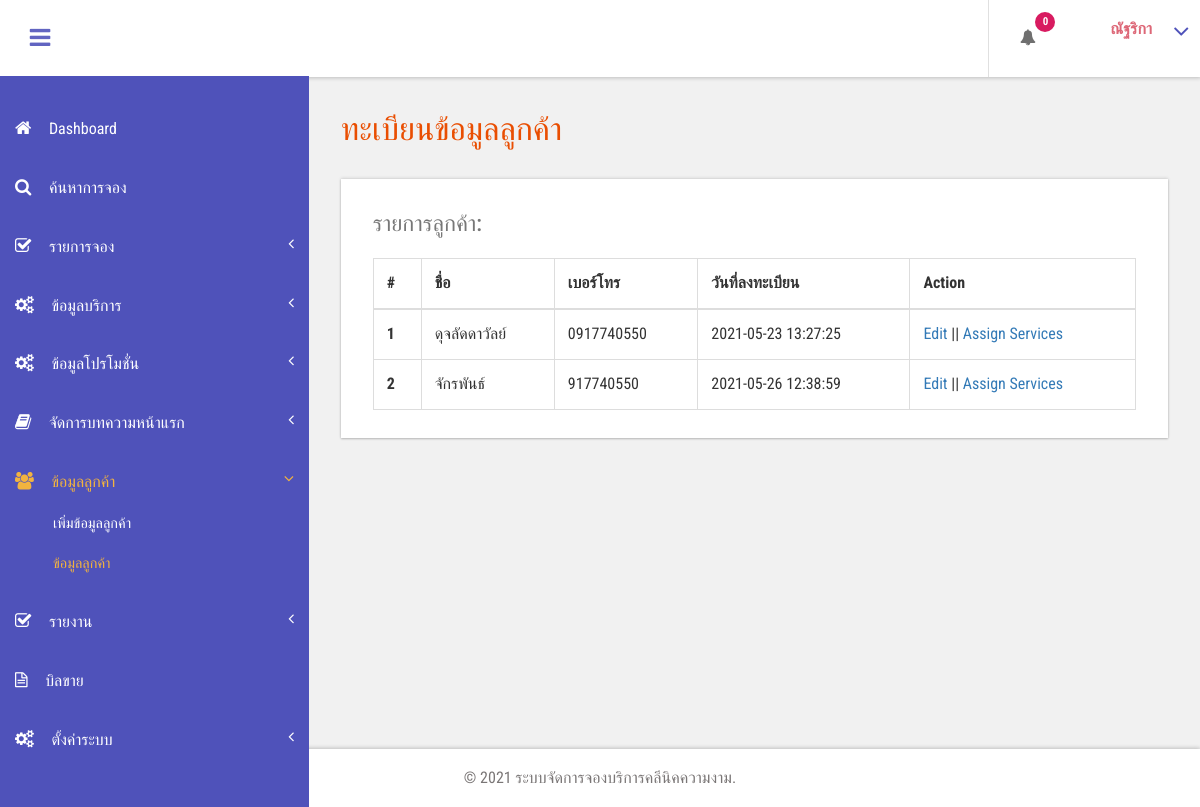
The app's page /admin/customer-list.php (signed in) with its own data.
### tables this page shows
CREATE TABLE `tblcustomers` (
  `ID` int(10) NOT NULL,
  `Name` varchar(120) DEFAULT NULL,
  `Email` varchar(200) DEFAULT NULL,
  `MobileNumber` varchar(10) DEFAULT NULL,
  `Gender` int(1) DEFAULT NULL,
  `Details` mediumtext DEFAULT NULL,
  `CreationDate` timestamp NULL DEFAULT current_timestamp(),
  `UpdationDate` timestamp NULL DEFAULT NULL ON UPDATE current_timestamp()
);

### admin/customer-list.php (the view, shortened to what this page needs)
<?php
include('includes/dbconnection.php');
if (strlen($_SESSION['bpmsaid']==0)) {
  header('location:logout.php');
  } else{
  ?>
<!DOCTYPE HTML>
<html>
<head>
<link href="css/bootstrap.css" rel='stylesheet' type='text/css' />
<link href="css/style.css" rel='stylesheet' type='text/css' />
<link href="css/font-awesome.css" rel="stylesheet">
<link href="css/animate.css" rel="stylesheet" type="text/css" media="all">
<link href="css/custom.css" rel="stylesheet">
</head>
<body class="cbp-spmenu-push">
	<div class="main-content">
		 <?php include_once('includes/sidebar.php');?>
		 <?php include_once('includes/header.php');?>
		<div id="page-wrapper">
			<div class="main-page">
				<div class="tables">
					<h3 class="title1">ทะเบียนข้อมูลลูกค้า</h3>
					<div class="table-responsive bs-example widget-shadow">
						<h4>รายการลูกค้า:</h4>
						<table class="table table-bordered"> <thead> <tr> <th>#</th> <th>ชื่อ</th> <th>เบอร์โทร</th> <th>วันที่ลงทะเบียน</th><th>Action</th> </tr> </thead> <tbody>
<?php
$ret=mysqli_query($con,"select *from  tblcustomers");
$cnt=1;
while ($row=mysqli_fetch_array($ret)) {
?>
						 <tr> <th scope="row"><?php echo $cnt;?></th> <td><?php  echo $row['Name'];?></td> <td><?php  echo $row['MobileNumber'];?></td><td><?php  echo $row['CreationDate'];?></td> <td><a href="edit-customer-detailed.php?editid=<?php echo $row['ID'];?>">Edit</a>  ||  <a href="add-customer-services.php?addid=<?php echo $row['ID'];?>">Assign Services</a></td> </tr>   <?php
$cnt=$cnt+1;
}?></tbody> </table>
					</div>
				</div>
			</div>
		</div>
		 <?php include_once('includes/footer.php');?>
	</div>
</body>
</html>
<?php }  ?>

### admin/includes/header.php (shortened to what this page needs)
<div class="sticky-header header-section ">
      <div class="header-left">
        <button id="showLeftPush"><i class="fa fa-bars"></i></button>
        <div class="clearfix"> </div>
      </div>
      <div class="header-right">
        <div class="profile_details_left">
          <ul class="nofitications-dropdown">
            <?php
$ret1=mysqli_query($con,"select ID,Name from  tblappointment where Status=''");
$num=mysqli_num_rows($ret1);
?>
            <li class="dropdown head-dpdn">
              <a href="#" class="dropdown-toggle" data-toggle="dropdown" aria-expanded="false"><i class="fa fa-bell"></i><span class="badge blue"><?php echo $num;?></span></a>
            </li>
          </ul>
          <div class="clearfix"> </div>
        </div>
        <div class="profile_details">
        <?php
$adid=$_SESSION['bpmsaid'];
$ret=mysqli_query($con,"select AdminName from tbladmin where ID='$adid'");
$row=mysqli_fetch_array($ret);
$name=$row['AdminName'];
?>
          <ul>
            <li class="dropdown profile_details_drop">
              <a href="#" class="dropdown-toggle" data-toggle="dropdown" aria-expanded="false">
                <div class="profile_img">
                  <div class="user-name">
                    <p><?php echo $name; ?></p>
                  </div>
                  <i class="fa fa-angle-down lnr"></i>
                  <div class="clearfix"></div>
                </div>
              </a>
            </li>
          </ul>
        </div>
        <div class="clearfix"> </div>
      </div>
      <div class="clearfix"> </div>
    </div>

### admin/css/style.css (style rules this page uses)
h4, h5, h6, h1, h2, h3 { margin: 0; }
ul, ol { margin: 0; }
p { margin: 0; }
html, body { font-family: 'Roboto Condensed', sans-serif; font-size: 100%; overflow-x: hidden; background: #fff; }
body a { transition: 0.5s all ease; -webkit-transition: 0.5s all ease; -moz-transition: 0.5s all ease; -o-transition: 0.5s all ease; -ms-transition: 0.5s all ease; text-decoration:none; }
h1,h2,h3,h4,h5,h6 { margin:0; }
p { margin:0; }
ul,label { margin:0; padding:0; }
.main-content { position: relative; }
.sticky-header { position: fixed; top: 0; left:0px; width: 100%; z-index: 100; }
.header-section { background:#FFF; box-shadow: 1px 1px 4px rgba(0, 0, 0, 0.21); -webkit-box-shadow: 1px 1px 4px rgba(0, 0, 0, 0.21); -moz-box-shadow: 1px 1px 4px rgba(0, 0, 0, 0.21); -o-box-shadow: 1px 1px 4px rgba(0, 0, 0, 0.21); }
.header-section::after { clear: both; display: block; content: ''; }
.header-left { float: left; width: 45%; }
.header-right { float: right; }
button#showLeftPush { font-size: 1.5em; width: 80px; padding: 0.87em 0; text-align: center; cursor: pointer; float: left; color: #6F6F6F; -moz-transition: all 0.2s ease-out 0s; -webkit-transition: all 0.2s ease-out 0s; transition: all 0.2s ease-out 0s; border: none; background-color: #fff; outline:none; }
.cbp-spmenu-push { overflow-x: hidden; position: relative; }
.cbp-spmenu, .cbp-spmenu-push { -webkit-transition: all 0.3s ease; -moz-transition: all 0.3s ease; transition: all 0.3s ease; }
.cbp-spmenu-push div#page-wrapper { margin: 0 0 0 19.3em; transition:.5s all; -webkit-transition:.5s all; -moz-transition:.5s all; }
.fa { display: inline-block; font-family: FontAwesome; font-style: normal; font-weight: normal; line-height: 1; -webkit-font-smoothing: antialiased; -moz-osx-font-smoothing: grayscale; }
.profile_details_left { float: left; }
li.dropdown.head-dpdn { display: inline-block; padding: 1.7em 0; border-left: 1px solid #E0E0E0; float: left; }
li.dropdown.head-dpdn a.dropdown-toggle { padding: 1.7em 2em; }
i.fa.fa-bell { color:#6F6F6F; }
.header-right span.badge { font-size: 11px; font-weight: bold; color: #FFF; background: #8BC34A; line-height: 15px; width: 20px; height: 20px; border-radius: 2em; -webkit-border-radius: 2em; -moz-border-radius: 2em; -o-border-radius: 2em; text-align: center; display: inline-block; position: absolute; top: 16%; padding: 2px 0 0; }
.header-right span.blue { background-color:#D81B60; }
.profile_details { float: right; }
.profile_details_drop a.dropdown-toggle { display:block; padding: 0.8em 3em 0 2em; }
.user-name { float:left; margin-top:8px; margin-left:11px; height:35px; }
.profile_details ul li { list-style-type:none; position:relative; }
.profile_details li a i.fa.lnr { position: absolute; top: 34%; right: 8%; color: #4F52BA; font-size: 1.6em; }
.user-name p { font-size:1em; color:#DD6777; line-height:1em; font-weight:700; }
.widget-shadow { background-color: #fff; box-shadow: 0 -1px 3px rgba(0,0,0,.12),0 1px 2px rgba(0,0,0,.24); -webkit-box-shadow: 0 -1px 3px rgba(0,0,0,.12),0 1px 2px rgba(0,0,0,.24); -moz-box-shadow: 0 -1px 3px rgba(0,0,0,.12),0 1px 2px rgba(0,0,0,.24); }
h3.title1 { font-size: 2em; color: #e94e02; margin-bottom: 0.8em; }
.table > thead > tr > th, .table > tbody > tr > th, .table > tfoot > tr > th, .table > thead > tr > td, .table > tbody > tr > td, .table > tfoot > tr > td { border-top: none; }
.tables h4 { font-size: 1.4em; margin-bottom: 1em; color: #777777; }
.tables .panel-body ,.tables .bs-example { padding: 2em 2em 0.5em; }
.tables .table > thead > tr > th, .tables .table > tbody > tr > th, .tables .table > tfoot > tr > th, .tables .table > thead > tr > td, .tables .table > tbody > tr > td, .tables .table > tfoot > tr > td { padding: 13px; border-top: 1px solid #E0E0E0; }
.bs-example { margin-top: 2em; }

### admin/css/custom.css (style rules this page uses)
#page-wrapper { padding:7em 2em 2.5em; background-color: #F1F1F1; }

### records on screen
tblcustomers: Name "ดุจลัดดาวัลย์", MobileNumber "0917740550", CreationDate "2021-05-23 13:27:25"
tblcustomers: Name "จักรพันธ์", MobileNumber "917740550", CreationDate "2021-05-26 12:38:59"

### other values on screen
$num "0"
$name "ณัฐริกา"
